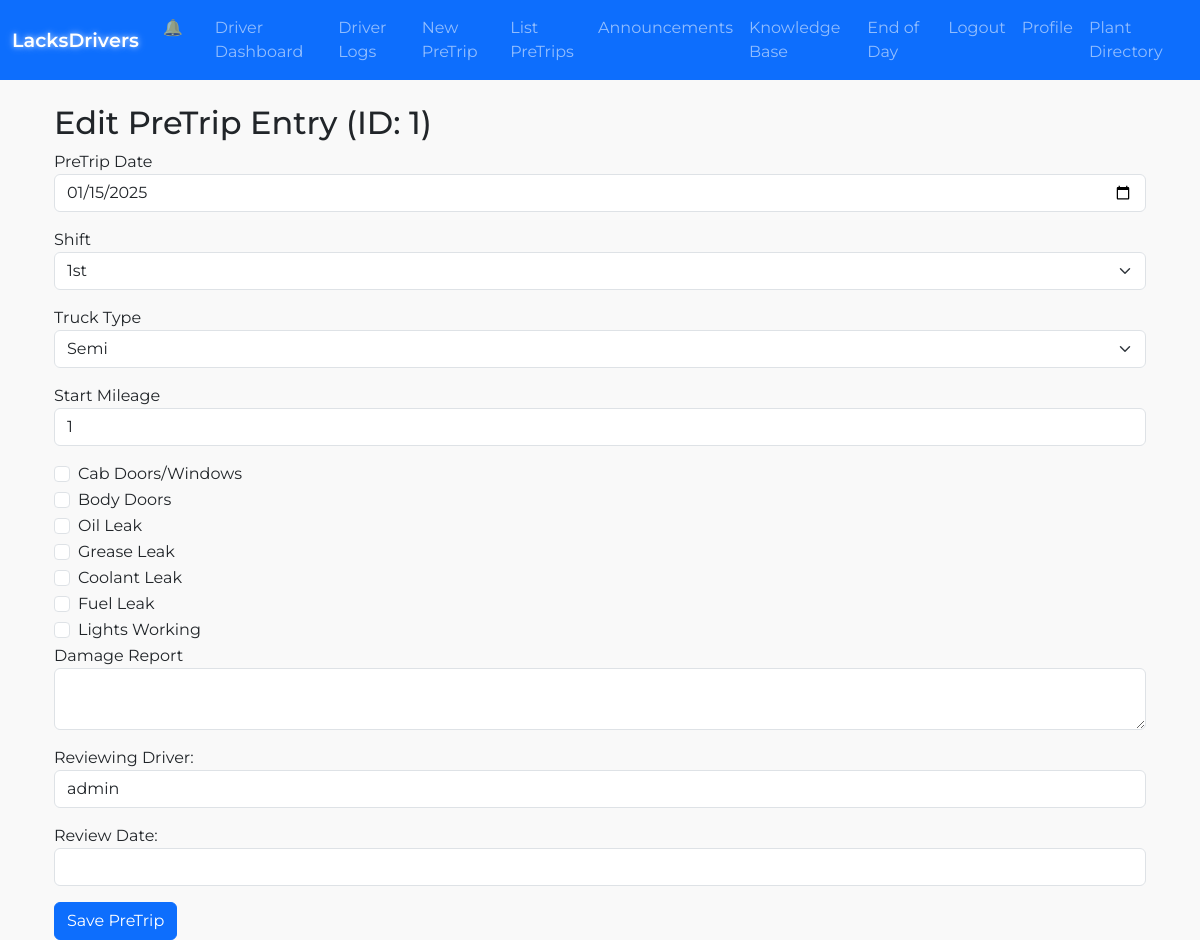
The page /edit_pretrip_entry/1 (signed in) on the database as committed earlier.
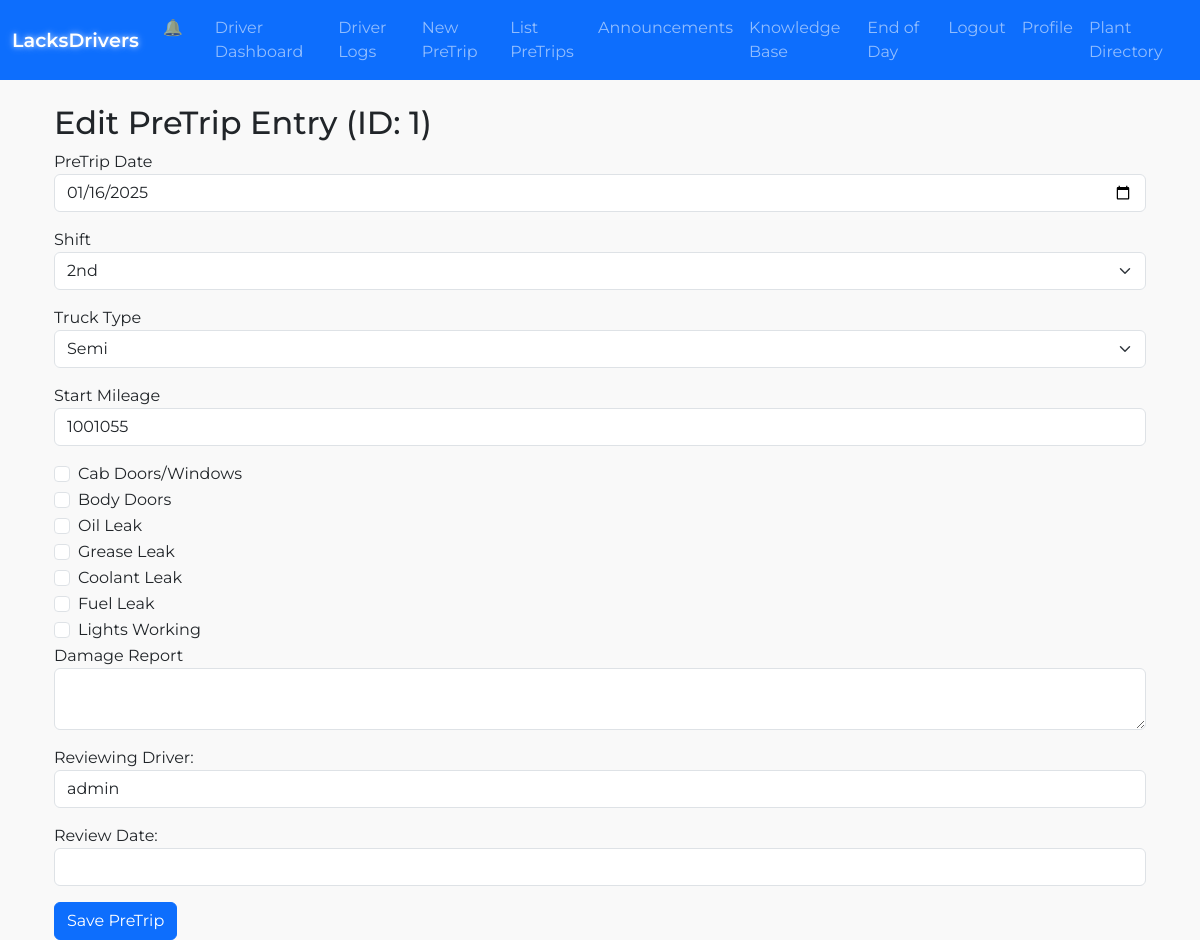
The same page on the database as committed later.
### lacksdrivers.py (models this page shows)
class PreTrip(db.Model):
    __tablename__ = "pretrip"
    id = db.Column(db.Integer, primary_key=True)
    user_id = db.Column(db.Integer, db.ForeignKey("user.id"), nullable=False)
    truck_number = db.Column(db.String(50))
    trailer_number = db.Column(db.String(50))
    pretrip_date = db.Column(db.Date, default=date.today)
    shift = db.Column(db.String(10))
    start_mileage = db.Column(db.Integer)
    cab_doors_windows = db.Column(db.Boolean, default=False)
    body_doors = db.Column(db.Boolean, default=False)
    oil_leak = db.Column(db.Boolean, default=False)
    grease_leak = db.Column(db.Boolean, default=False)
    coolant_leak = db.Column(db.Boolean, default=False)
    fuel_leak = db.Column(db.Boolean, default=False)
    gc_no_defects = db.Column(db.Boolean, default=False)
    gauges_warning = db.Column(db.Boolean, default=False)
    wipers = db.Column(db.Boolean, default=False)
    horn = db.Column(db.Boolean, default=False)
    heater_defroster = db.Column(db.Boolean, default=False)
    mirrors = db.Column(db.Boolean, default=False)
    seat_belts_steering = db.Column(db.Boolean, default=False)
    clutch = db.Column(db.Boolean, default=False)
    service_brakes = db.Column(db.Boolean, default=False)
    parking_brake = db.Column(db.Boolean, default=False)
    emergency_brakes = db.Column(db.Boolean, default=False)
    triangles = db.Column(db.Boolean, default=False)
    fire_extinguisher = db.Column(db.Boolean, default=False)
    safety_equipment = db.Column(db.Boolean, default=False)
    incab_no_defects = db.Column(db.Boolean, default=False)
    oil_level = db.Column(db.Boolean, default=False)
    coolant_level = db.Column(db.Boolean, default=False)
    belts = db.Column(db.Boolean, default=False)
    hoses = db.Column(db.Boolean, default=False)
    ec_no_defects = db.Column(db.Boolean, default=False)
    lights_working = db.Column(db.Boolean, default=False)
    reflectors = db.Column(db.Boolean, default=False)
    suspension = db.Column(db.Boolean, default=False)
    tires = db.Column(db.Boolean, default=False)
    wheels_rims = db.Column(db.Boolean, default=False)
    battery = db.Column(db.Boolean, default=False)
    exhaust = db.Column(db.Boolean, default=False)
    brakes = db.Column(db.Boolean, default=False)
    air_lines = db.Column(db.Boolean, default=False)
    light_line = db.Column(db.Boolean, default=False)
    fifth_wheel = db.Column(db.Boolean, default=False)
    coupling = db.Column(db.Boolean, default=False)
    tie_downs = db.Column(db.Boolean, default=False)
    rear_end_protection = db.Column(db.Boolean, default=False)
    exterior_no_defects = db.Column(db.Boolean, default=False)
    towed_bodydoors = db.Column(db.Boolean, default=False)
    towed_tiedowns = db.Column(db.Boolean, default=False)
    towed_lights = db.Column(db.Boolean, default=False)
    towed_reflectors = db.Column(db.Boolean, default=False)
    towed_suspension = db.Column(db.Boolean, default=False)
    towed_tires = db.Column(db.Boolean, default=False)
    towed_wheels = db.Column(db.Boolean, default=False)
    towed_brakes = db.Column(db.Boolean, default=False)
    towed_landing_gear = db.Column(db.Boolean, default=False)
    towed_kingpin = db.Column(db.Boolean, default=False)
    towed_fifthwheel = db.Column(db.Boolean, default=False)
    towed_othercoupling = db.Column(db.Boolean, default=False)
    towed_rearend = db.Column(db.Boolean, default=False)
    towed_no_defects = db.Column(db.Boolean, default=False)
    truck_type = db.Column(db.String(20))
    oil_system_status = db.Column(db.String(20), default="operational")
    tires_status = db.Column(db.String(20), default="operational")
    damage_report = db.Column(db.Text)
    created_at = db.Column(db.DateTime, default=datetime.utcnow)
    updated_at = db.Column(db.DateTime, onupdate=datetime.utcnow)
    posttrip = db.relationship("PostTrip", uselist=False, backref="pretrip")

### lacksdrivers.py (the view, shortened to what this page needs)
@app.route("/edit_pretrip_entry/<int:pretrip_id>", methods=["GET","POST"])
@login_required
def edit_pretrip_entry(pretrip_id):
    pt = PreTrip.query.get_or_404(pretrip_id)
    if current_user.role == "driver" and pt.user_id != current_user.id:
        flash("Not authorized.", "danger")
        return redirect(url_for("list_pretrips"))
    if current_user.role == "management":
        flash("Managers have read-only access to driver pretrip data.", "warning")
        return redirect(url_for("view_pretrip", pretrip_id=pt.id))
    form = PreTripForm(obj=pt)
    return render_template("edit_pretrip_entry.html", form=form, pretrip=pt)

### lacksdrivers.py (called while the page is built)
@app.context_processor
def inject_plant_addresses():
    return dict(PLANT_ADDRESSES=PLANT_ADDRESSES)

@login_manager.user_loader
def load_user(user_id):
    return User.query.get(int(user_id))

### templates/edit_pretrip_entry.html (shortened to what this page needs)
{% extends "base.html" %}
{% block content %}
<div class="container">
  <h2 class="mt-3">Edit PreTrip Entry (ID: {{ pretrip.id }})</h2>
  <form method="POST" action="">
    <div class="mb-3">
      {{ form.pretrip_date.label }}
      {{ form.pretrip_date(class="form-control") }}
    </div>
    <div class="mb-3">
      {{ form.shift.label }}
      {{ form.shift(class="form-select") }}
    </div>
    <div class="mb-3">
      {{ form.truck_type.label }}
      {{ form.truck_type(class="form-select") }}
    </div>
    <div class="mb-3">
      {{ form.start_mileage.label }}
      {{ form.start_mileage(class="form-control") }}
    </div>
    <div class="form-check">
      {{ form.cab_doors_windows(class="form-check-input") }}
      {{ form.cab_doors_windows.label(class="form-check-label") }}
    </div>
    <div class="form-check">
      {{ form.body_doors(class="form-check-input") }}
      {{ form.body_doors.label(class="form-check-label") }}
    </div>
    <div class="form-check">
      {{ form.oil_leak(class="form-check-input") }}
      {{ form.oil_leak.label(class="form-check-label") }}
    </div>
    <div class="form-check">
      {{ form.grease_leak(class="form-check-input") }}
      {{ form.grease_leak.label(class="form-check-label") }}
    </div>
    <div class="form-check">
      {{ form.coolant_leak(class="form-check-input") }}
      {{ form.coolant_leak.label(class="form-check-label") }}
    </div>
    <div class="form-check">
      {{ form.fuel_leak(class="form-check-input") }}
      {{ form.fuel_leak.label(class="form-check-label") }}
    </div>
    <div class="form-check">
      {{ form.lights_working(class="form-check-input") }}
      {{ form.lights_working.label(class="form-check-label") }}
    </div>
    <div class="mb-3">
      {{ form.damage_report.label }}
      {{ form.damage_report(class="form-control") }}
    </div>
    <div class="mb-3">
      <label for="reviewing_driver">Reviewing Driver:</label>
      <input
        type="text"
        id="reviewing_driver"
        name="reviewing_driver"
        class="form-control"
        value="{{ current_user.username if current_user else '' }}"
      >
    </div>
    <div class="mb-3">
      <label for="reviewing_date">Review Date:</label>
      <input
        type="text"
        id="reviewing_date"
        name="reviewing_date"
        class="form-control"
        value="{{ today_date|default('') }}"
      >
    </div>
    {{ form.submit(class="btn btn-primary") }}
  </form>
</div>
{% endblock %}

Rows that differ between the two databases and show on the page:
changed PreTrip "Semi": pretrip_date "01/15/2025" → "01/16/2025"; shift "1st" → "2nd"; start_mileage "1" → "1001055"
